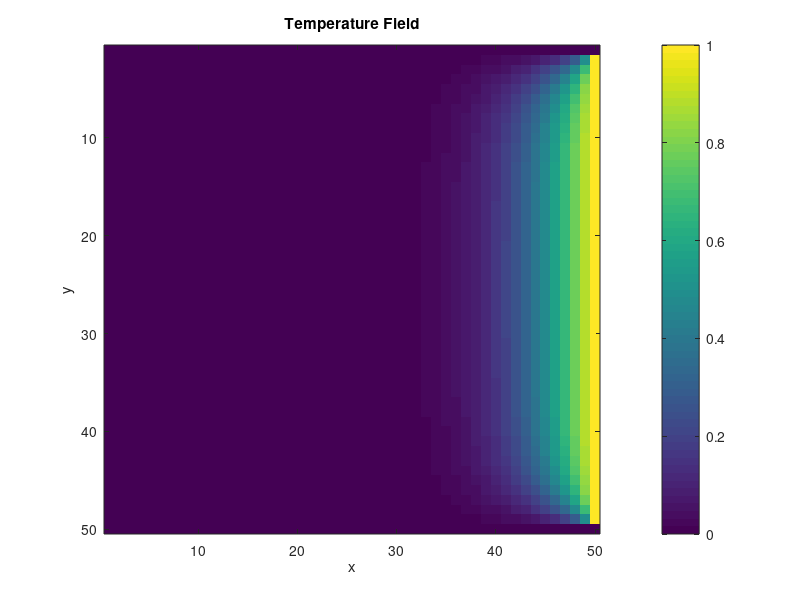

This figure's MATLAB source:
% define the size of the grid
nx = 50;
ny = 50;

% define the domain size
Lx = 1;
Ly = 1;

% define the diffusion coefficient
k = 1e-2;

% define the time step size
dt = 1e-3;

% define the initial temperature field
T = zeros(ny, nx);

% define the boundary conditions
T_left = 0;
T_right = 1;
T_top = 0;
T_bottom = 0;

% set the boundary conditions
T(:,1) = T_left;
T(:,end) = T_right;
T(1,:) = T_top;
T(end,:) = T_bottom;

% define the grid spacing
dx = Lx/nx;
dy = Ly/ny;

% define the maximum number of iterations
maxIter = 1000;

% define the tolerance for convergence
tol = 1e-6;

% main loop
for iter = 1:maxIter
    % store the old temperature field
    T_old = T;
    
    % update the temperature field
    T(2:end-1,2:end-1) = T_old(2:end-1,2:end-1) + dt*k*((T_old(3:end,2:end-1)-2*T_old(2:end-1,2:end-1)+T_old(1:end-2,2:end-1))/dy^2 + (T_old(2:end-1,3:end)-2*T_old(2:end-1,2:end-1)+T_old(2:end-1,1:end-2))/dx^2);
    
    % compute the residual
    res = max(max(abs(T-T_old)));
    
    % check for convergence
    if res < tol
        break;
    end
end

% plot the results
% figure;
imagesc(T);
colorbar;
title('Temperature Field');
xlabel('x');
ylabel('y');
% axis equal;
